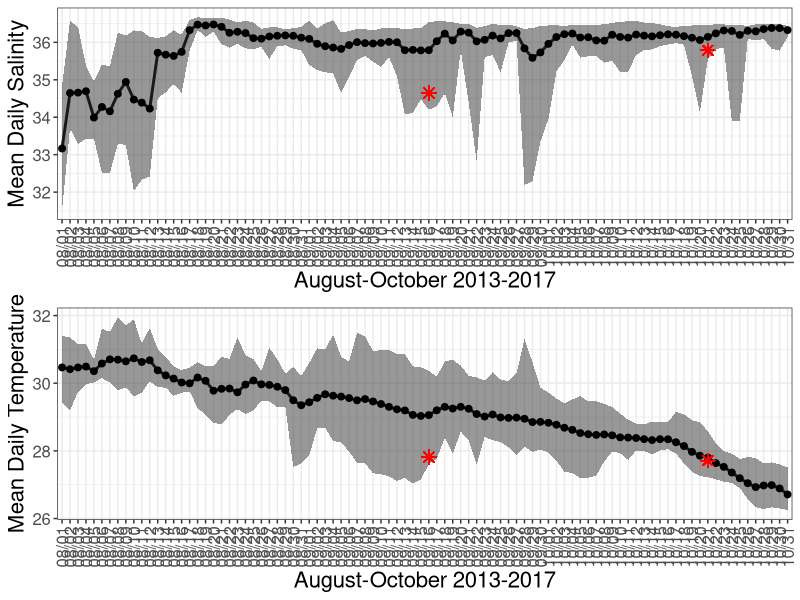

Generate this figure with R:
setwd("~/Documents/daviesLab/fgb_Harvey/HarveySalinityData/SalinityData/") # change to your working directory
library(tidyverse) # for data wrangling and plotting
library(gridExtra) # for grid.arrange

d <- read.table("salinity_2013_end.txt", quote="\"", comment.char="")
head(d)
names(d) <- c("Date", "Time", "WaterT", "Conductivity", "Salt", "Density", "Sound")

# Remove rows where all measurements are zero
d <- d %>% filter(!Salt==0)
head(d)
summary(d)

# Summarize per day
d <- d %>% mutate(Day = substr(Date, start = 1, stop = 5)) 

# check out some weird dates
head(d)
d %>% filter(Day == "08/05") %>% select(Date, Salt)
# Salinity was only 0.01 in 2016- remove these

d %>% filter(Day == "08/23") %>% select(Date, Salt)
# Salinity was only 0.3 in 2016- remove these

dFilt <- d %>% filter(!Date == "08/05/2016") %>% filter(!Date == "08/23/2016")
head(dFilt)
tail(dFilt)

# Summarize by day

dSum <- dFilt %>% ungroup() %>%
  group_by(Day) %>% 
  summarize(Salinity = mean(Salt), sdSalt = sd(Salt), 
            minSalt = min(Salt), maxSalt = max(Salt),
            Temperature = mean(WaterT), sdTemp = sd(WaterT), 
            minT = min(WaterT), maxT = max(WaterT))
head(dSum)

dSum %>% filter(Day == "09/16")
dSum %>% filter(Day == "10/21")

# Day   Salinity sdSalt minSalt maxSalt Temperature sdTemp  minT  maxT
# <chr>    <dbl>  <dbl>   <dbl>   <dbl>       <dbl>  <dbl> <dbl> <dbl>
# 09/16     35.8  0.615    34.2    36.6        29.1  0.890  27.6  30.4
# 10/21     36.1  0.286    35.6    36.5        27.8  0.496  27.2  28.6

# Actual sampling day mean?
septTime <- d %>% filter(Date == "09/16/2017") %>% 
  summarize(minSalt = min(Salt), meanSalt = mean(Salt), sdSalt = sd(Salt),
            minTemp = min(WaterT), meanTemp = mean(WaterT), sdTemp = sd(WaterT))

septTime

# minSalt meanSalt    sdSalt minTemp meanTemp    sdTemp
# 34.2 34.64958 0.2072203   27.61 27.81188 0.1288518

octTime <- d %>% filter(Date == "10/21/2017") %>% 
  summarize(minSalt = min(Salt), meanSalt = mean(Salt), sdSalt = sd(Salt),
            minTemp = min(WaterT), meanTemp = mean(WaterT), sdTemp = sd(WaterT))

octTime
# minSalt meanSalt     sdSalt minTemp meanTemp    sdTemp
# 35.55   35.785 0.09684381   27.55 27.71438 0.2186993

# Plot ------

head(dSum)

plotSalt <- ggplot(dSum, aes(x = Day, y = Salinity, group = 1)) +
  geom_line(size=1) +
  geom_ribbon(aes(ymin=minSalt, ymax=maxSalt), alpha = 0.5, colour=NA)+
  labs(x = "August-October 2013-2017", y = "Mean Daily Salinity") +
  geom_point(size=2) + 
  # geom_vline(xintercept = 47, linetype="dotted", 
  #            color = "red", size=1)+
  # geom_vline(xintercept = 82, linetype="dotted", 
  #            color = "red", size=1)+
  geom_point(aes(x=47, y=septTime$meanSalt), colour="red", shape=8, size=3)+
  geom_point(aes(x=82, y=octTime$meanSalt), colour="red", shape=8, size=3)+
  theme_bw()+
  theme(axis.text.x = element_text(angle=90, hjust=1, vjust=0.5, size=12),
        axis.text.y = element_text(size=12))+
  theme(axis.title.x = element_text(size=16),
        axis.title.y = element_text(size=16))


plotTemp <- ggplot(dSum, aes(x = Day, y = Temperature, group = 1)) +
  geom_line(size=1) +
  geom_ribbon(aes(ymin=minT, ymax=maxT), alpha = 0.5, colour=NA)+
  labs(x = "August-October 2013-2017", y = "Mean Daily Temperature") +
  geom_point(size=2) + 
  # geom_vline(xintercept = 47, linetype="dotted", 
             # color = "red", size=1)+
  # geom_vline(xintercept = 82, linetype="dotted", 
             # color = "red", size=1)+
  geom_point(aes(x=47, y=septTime$meanTemp), colour="red", shape=8, size=3)+
  geom_point(aes(x=82, y=octTime$meanTemp), colour="red", shape=8, size=3)+
  theme_bw()+
  theme(axis.text.x = element_text(angle=90, hjust=1, vjust=0.5, size=12),
        axis.text.y = element_text(size=12))+
  theme(axis.title.x = element_text(size=16),
        axis.title.y = element_text(size=16))


pdf(file="temp_and_salinity.pdf", height = 10, width = 20)
grid.arrange(plotSalt, plotTemp, ncol=1)
dev.off()




